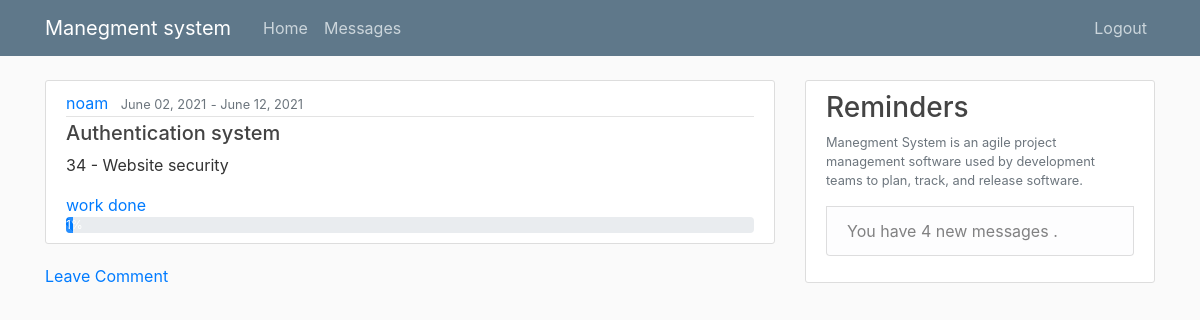
Page /Devlop/Devlop/32/ (signed in) on the earlier database version.
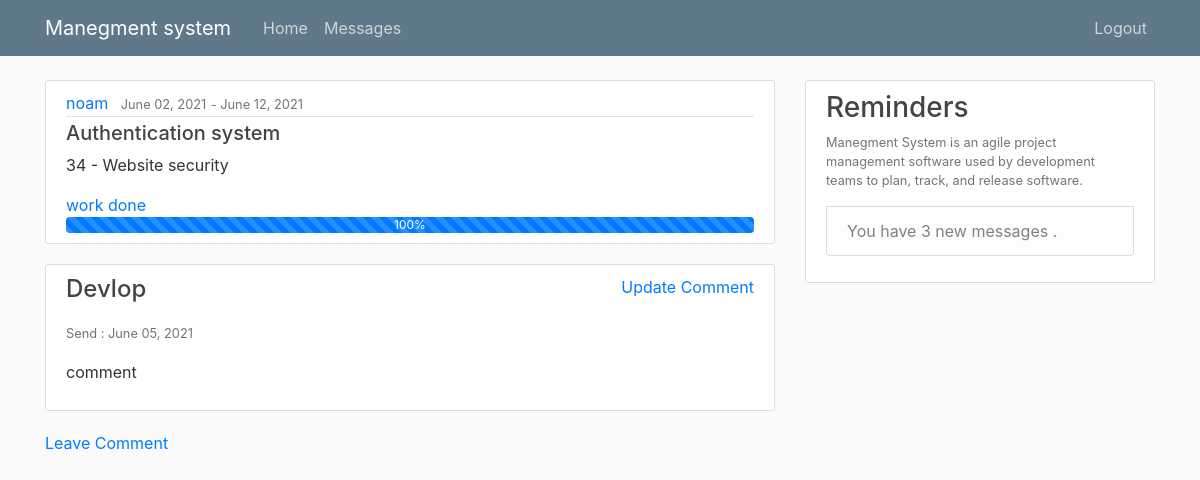
Same page on the later database version.
### work/models.py (models this page shows, shortened)
class SubTask(models.Model):
    startTime = models.DateField(null=False)
    endTime = models.DateField(null=False)
    encharge = models.ForeignKey(User, on_delete=models.CASCADE)
    lastUpdate = models.DateTimeField(null=True)
    cost = models.FloatField(null=False, default=0)
    workDone = models.IntegerField(default=1, validators=[MaxValueValidator(100), MinValueValidator(0)])
    skillNeed = models.ForeignKey(skill, on_delete=models.CASCADE)
    TaskName = models.CharField(max_length=300, null=False)
    Description = models.TextField(max_length=500, null=True)
    TaskID = models.ForeignKey(Task, on_delete=models.CASCADE)

class Comment(models.Model):
    Subtask = models.ForeignKey(SubTask, related_name='comments', on_delete=models.CASCADE)
    user = models.CharField(max_length=250)
    body = models.TextField()
    created = models.DateTimeField(auto_now_add=True)

### pages/views.py (the view)
# urls.py: path('Devlop/Devlop/<int:my_id>/', SubTaskComment_view, name='SubTaskComment_view'),
def SubTaskComment_view(request, my_id):
    obj = get_object_or_404(SubTask, id=my_id)
    obj2 = Comment.objects.filter(Subtask=my_id)
    print(obj.pk)
    if request.user.groups.all()[0].name == "Developer":
        msgcount = Messages.objects.all().filter(reciver=request.user.id, readConf=False).count()
        return render(request, "SubTaskComment.html", {'task': obj, 'comments': obj2, 'msgcount': msgcount})
    return redirect('manager_subtask_view', my_id)

### templates/SubTaskComment.html
{% extends "Base.html" %}
{% block content %}
        <article class="media content-section">
          <div class="media-body">
            <div class="article-metadata">
              <a class="mr-2" href="#">{{ task.encharge }}</a>
              <small class="text-muted">{{ task.startTime|date:"F d, Y" }}</small>
                <small class="text-muted"> - </small>
              <small class="text-muted">{{ task.endTime|date:"F d, Y" }}</small>
            </div>
            <h5><a class="article-title" href="#">{{ task.TaskName }}</a></h5>
            <p class="article-content">{{ task.Description }}</p>
              <a href="{% url 'work_done_sub' task.pk %}">work done</a>
                      <div class="progress">
            <div class="progress-bar progress-bar-striped progress-bar-animated" role="progressbar"  aria-valuemin="0" aria-valuemax="100" aria-valuenow="0" style="width: {{task.workDone}}%">{{task.workDone}}%</div>
              </div>
        </article>
    {% for comment in comments %}
        <article class="media content-section">
          <div class="media-body">
            <h4><a class="article-title" href="#">{{ comment.user }}</a></h4>
              <p></p><small class="text-muted">Send : {{ comment.created|date:"F d, Y" }}</small></p>
            <p class="article-content">{{ comment.body }}</p>
              </div>
             <a href="{% url 'comment-update' comment.pk %}">Update Comment</a>
        </article>
    {% endfor %}
    <a href="{% url 'comment-create' task.pk %}">Leave Comment</a>
{% endblock content %}

Differences in the rows shown:
changed SubTask "Authentication system": workDone "1" → "100"
added Comment: user "Devlop", created "June 05, 2021", body "comment"
Other differences:
{{ msgcount }}: "4" → "3"
